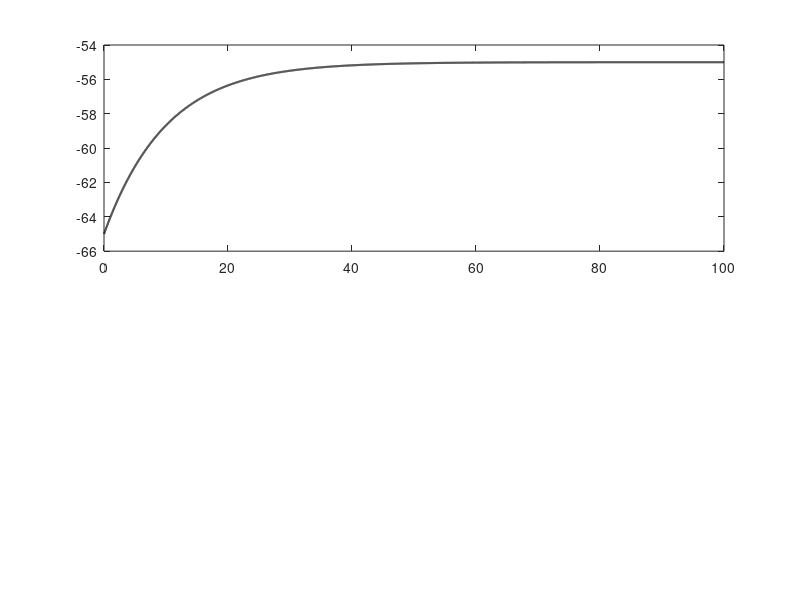

The MATLAB source for this figure: (Note: this script raises an error after producing the figure.)
% =============================================================================
% Author: Christian Danilo Arroyo Herrera
% Module: Neural Computing — University of Lincoln, School of Computer Science
% Assessment: 1 | Academic Year 2025/2026
% This code is the author's own original work submitted as a university assessment.
% AUTHOR_FINGERPRINT: Q2hyaXN0aWFuIERhbmlsbyBBcnJveW8gSGVycmVyYXxjYXJyb3lvaGVycmVyYUBnbWFpbC5jb20=
% =============================================================================

% Part 1A: The Single Cell (LIF Model)

clear; clc; close all;

tau_m = 10;         % Membrane time constant (ms)
R = 10;             % Membrane resistance (MOhms)
V_rest = -65;       % Resting potential (mV)
V_th = -50;         % Spike threshold (mV)
V_reset = -70;      % Reset potential after spike (mV)
ref_period = 5;     % Refractory period (ms)

dt = 0.01;          % Time step (ms)
T = 100;            % Total simulation duration (ms)
time = 0:dt:T;      % Time vector

% Test different inputs: 0.5, 1, 2, 5 nA
I_in = 1;           
I_ext = I_in * ones(size(time)); 

V = V_rest * ones(size(time)); % Voltage vector
spikes = zeros(size(time));    % Spike raster
ref_timer = 0;                 % Refractory period timer

for t = 1:length(time)-1
    if ref_timer > 0
        V(t+1) = V_reset;
        ref_timer = ref_timer - dt;
    else
        dV = (-(V(t) - V_rest) + R * I_ext(t)) / tau_m;
        
        V(t+1) = V(t) + dV * dt;
        
        if V(t+1) >= V_th
            V(t+1) = 20;        % Artificial spike peak for visualization (mV)
            spikes(t+1) = 1;    % Record spike event
            ref_timer = ref_period; % Start refractory countdown
        end
    end
end

figure('Color','w', 'Position', [100, 100, 1000, 600]);

subplot(2,1,1);
plot(time, V, 'k', 'LineWidth', 1.5); hold on;
yline(V_th, '--r', 'Threshold (-50mV)', 'LineWidth', 1.2);
yline(V_rest, ':b', 'Resting (-65mV)', 'LineWidth', 1.2);
title(['LIF Dynamics (Input Current = ' num2str(I_in) ' nA)']);
ylabel('Potential (mV)');
xlabel('Time (ms)');
grid on;
ylim([-80 30]); 

subplot(2,1,2);
stem(time, spikes, 'Color', [0.2 0.2 0.2], 'Marker', 'none', 'LineWidth', 1.5);
title('Spike Train');
ylabel('Spike Event');
xlabel('Time (ms)');
ylim([0 1.5]); set(gca, 'YTick', []);
grid on;
